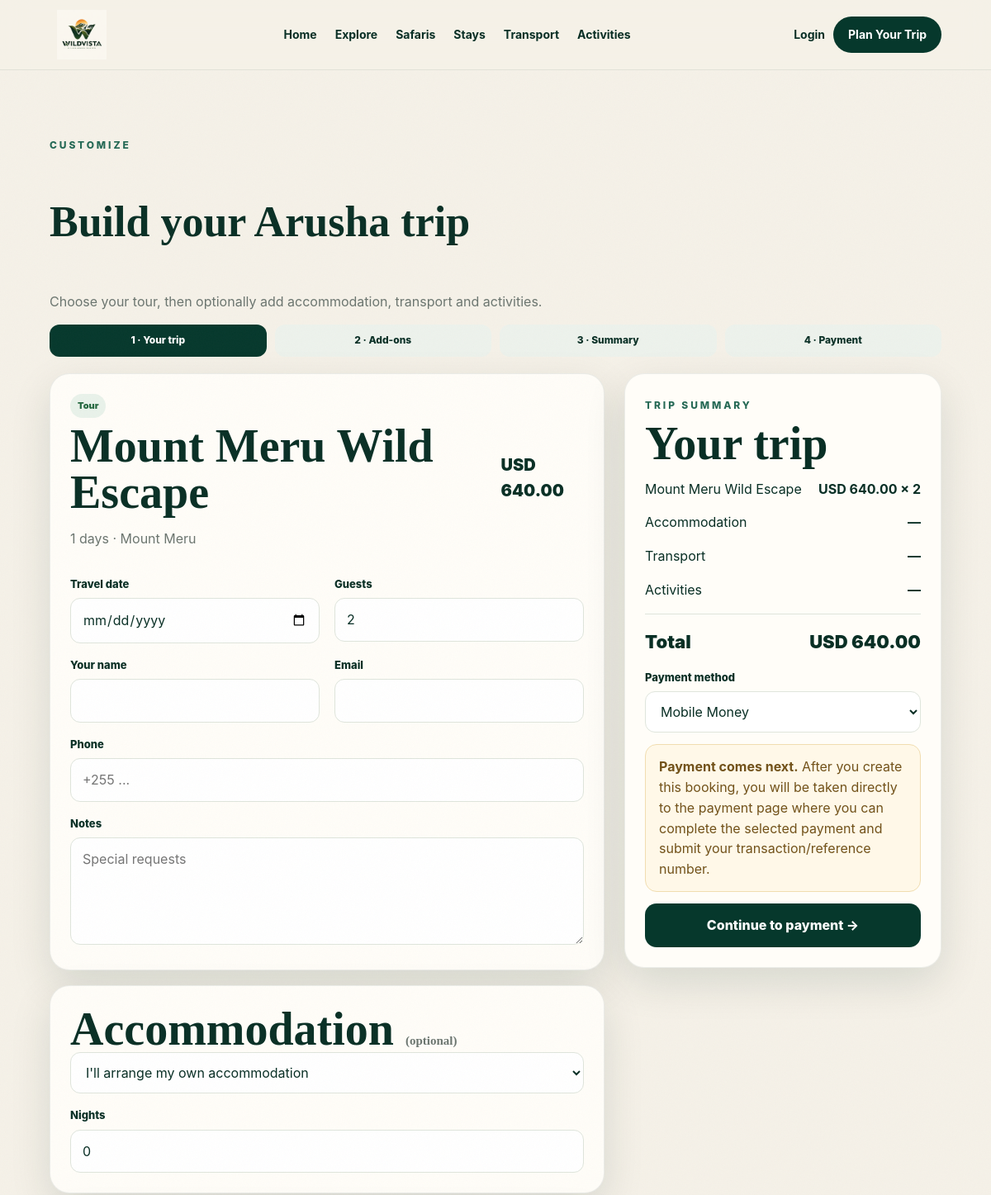
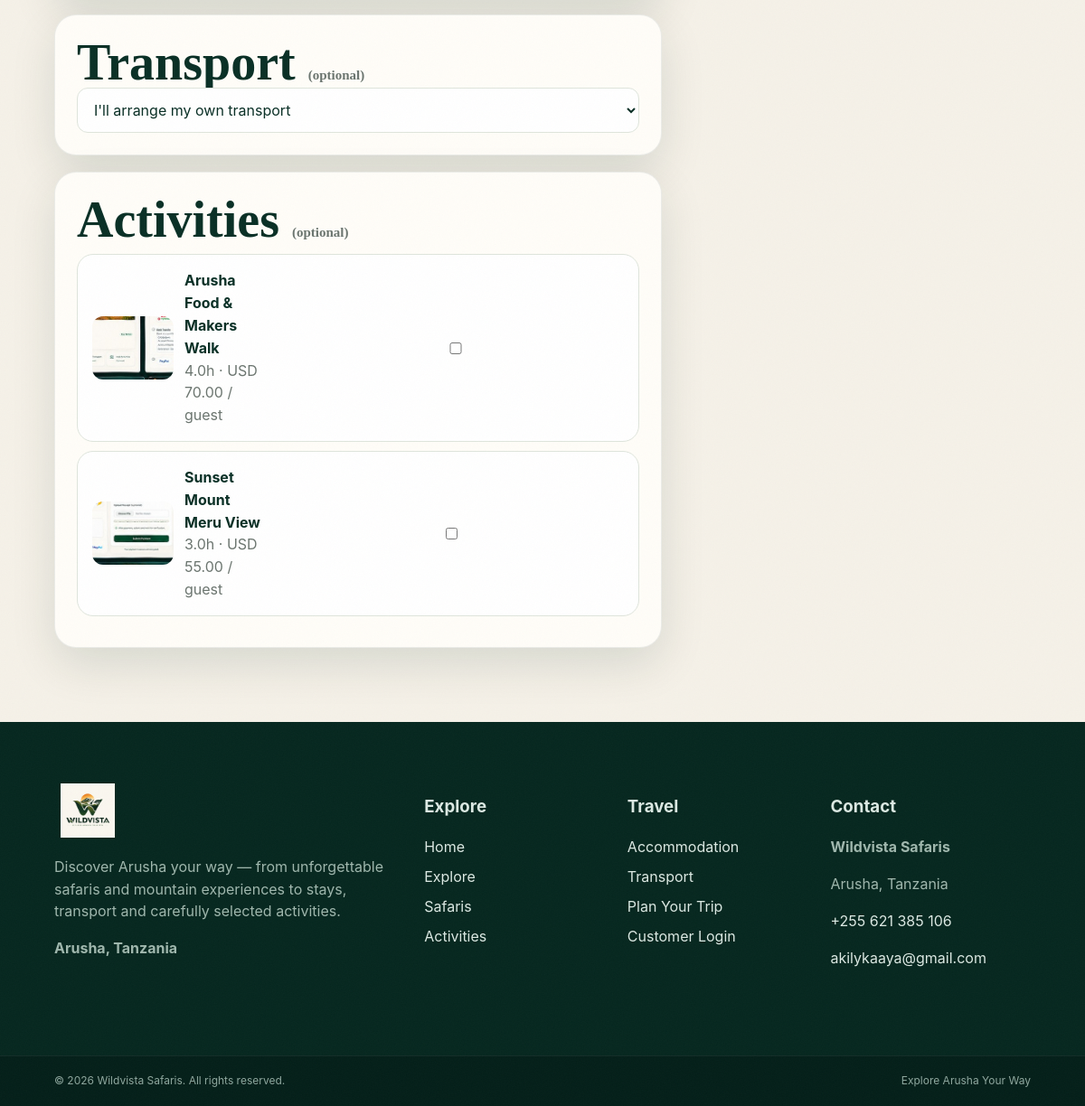
The page /Older/book.php?tour_id=1 on the database its author committed (2 pictures, top to bottom).
### tables this page shows
CREATE TABLE tours (
 id INT AUTO_INCREMENT PRIMARY KEY,
 operator_id INT NULL,
 destination_id INT NULL,
 title VARCHAR(180) NOT NULL,
 slug VARCHAR(200) NOT NULL UNIQUE,
 short_description VARCHAR(255) NOT NULL,
 description TEXT NOT NULL,
 duration_days INT NOT NULL DEFAULT 1,
 base_price DECIMAL(12,2) NOT NULL DEFAULT 0,
 price_type ENUM('per_person','per_group') NOT NULL DEFAULT 'per_person',
 max_guests INT NOT NULL DEFAULT 6,
 image VARCHAR(255) NULL,
 status ENUM('active','pending','draft','rejected') NOT NULL DEFAULT 'pending',
 featured TINYINT(1) NOT NULL DEFAULT 0,
 created_at DATETIME NOT NULL DEFAULT CURRENT_TIMESTAMP,
 FOREIGN KEY(operator_id) REFERENCES users(id) ON DELETE SET NULL,
 FOREIGN KEY(destination_id) REFERENCES destinations(id) ON DELETE SET NULL
);

CREATE TABLE destinations (
 id INT AUTO_INCREMENT PRIMARY KEY,
 name VARCHAR(150) NOT NULL,
 slug VARCHAR(180) NOT NULL UNIQUE,
 description TEXT NOT NULL,
 area VARCHAR(120) NULL,
 image VARCHAR(255) NULL,
 status ENUM('active','pending','draft') NOT NULL DEFAULT 'pending',
 created_by INT NULL,
 created_at DATETIME NOT NULL DEFAULT CURRENT_TIMESTAMP,
 FOREIGN KEY(created_by) REFERENCES users(id) ON DELETE SET NULL
);

CREATE TABLE activities (
 id INT AUTO_INCREMENT PRIMARY KEY,
 operator_id INT NULL,
 name VARCHAR(180) NOT NULL,
 description TEXT NOT NULL,
 duration_hours DECIMAL(5,1) NOT NULL DEFAULT 2,
 price DECIMAL(12,2) NOT NULL DEFAULT 0,
 image VARCHAR(255) NULL,
 status ENUM('active','pending','draft','rejected') NOT NULL DEFAULT 'pending',
 created_at DATETIME NOT NULL DEFAULT CURRENT_TIMESTAMP,
 FOREIGN KEY(operator_id) REFERENCES users(id) ON DELETE SET NULL
);

### Older/app/config/config.php (called while the page is built, shortened)
<?php
function db(): mysqli {
    static $db;
    if ($db instanceof mysqli) return $db;
    $db = new mysqli(DB_HOST, DB_USER, DB_PASS, DB_NAME);
    $db->set_charset('utf8mb4');
    return $db;
}

### Older/app/core/functions.php (called while the page is built, shortened)
<?php
require_once __DIR__ . '/../config/config.php';
function e(?string $v): string { return htmlspecialchars($v ?? '', ENT_QUOTES, 'UTF-8'); }
function url(string $path=''): string { return rtrim(BASE_PATH, '/') . '/' . ltrim($path, '/'); }
function media_url(?string $path): string { $path=trim((string)$path); if($path==='') return url('assets/img/hero-clean2.jpg'); if(preg_match('#^https?://#i',$path)) return $path; return url('assets/img/'.ltrim($path,'/')); }
function current_user(): ?array {
    if (empty($_SESSION['user_id'])) return null;
    $id = (int)$_SESSION['user_id'];
    $st = db()->prepare('SELECT * FROM users WHERE id=? LIMIT 1'); $st->bind_param('i',$id); $st->execute(); $u=$st->get_result()->fetch_assoc();
    return $u ?: null;
}
function money(float $n): string { return CURRENCY.' '.number_format($n,2); }
function query(string $sql, string $types='', array $params=[]): mysqli_result|bool { $st=db()->prepare($sql); if($types){$refs=[];foreach($params as $k=>$_){$refs[$k]=&$params[$k];}array_unshift($refs,$types);$st->bind_param(...$refs);} $st->execute(); return $st->get_result(); }

### Older/book.php (the view, shortened to what this page needs)
<?php
$tourId=(int)($_GET['tour_id']??$_POST['tour_id']??0);
$st=db()->prepare("
    SELECT t.*, d.name destination
    FROM tours t
    LEFT JOIN destinations d ON d.id=t.destination_id
    WHERE t.id=? AND t.status='active'
    LIMIT 1
");
$st->bind_param('i',$tourId);
$st->execute();
$tour=$st->get_result()->fetch_assoc();
$acts=query("SELECT * FROM activities WHERE status='active' ORDER BY name")
    ->fetch_all(MYSQLI_ASSOC);
require __DIR__.'/app/views/header.php';
$default=$u
    ? [
        'name'=>$u['name'],
        'email'=>$u['email'],
        'phone'=>$u['phone']
      ]
    : [
        'name'=>'',
        'email'=>'',
        'phone'=>''
      ];
?>
<section class="section">
<div class="eyebrow" style="color:var(--green)">
    Customize
</div>
<h1 style="font-family:Georgia,serif;font-size:52px">
    Build your Arusha trip
</h1>
<p class="muted">
    Choose your tour, then optionally add accommodation,
    transport and activities.
</p>
<form method="post"
      data-builder
      data-base="<?=e((string)$tour['base_price'])?>">
<div class="steps">
<div class="step active">
    1 · Your trip
</div>
<div class="step">
    2 · Add-ons
</div>
<div class="step">
    3 · Summary
</div>
<div class="step">
    4 · Payment
</div>
</div>
<div class="builder-grid">
<div>
<div class="panel">
<div class="row-between">
<div>
<span class="tag">
    Tour
</span>
<h2 style="margin:6px 0">
    <?=e($tour['title'])?>
</h2>
<p class="muted">
    <?=e((string)$tour['duration_days'])?>
    days ·
    <?=e($tour['destination']??'Arusha')?>
</p>
</div>
<strong class="price">
    <?=money((float)$tour['base_price'])?>
</strong>
</div>
<div class="split">
<div>
<label>Travel date</label>
<input
    type="date"
    name="booking_date"
    required
    min="<?=date('Y-m-d',strtotime('+1 day'))?>">
</div>
<div>
<label>Guests</label>
<input
    type="number"
    name="guests"
    min="1"
    max="<?=$tour['max_guests']?>"
    value="2"
    required>
</div>
</div>
<div class="split">
<div>
<label>Your name</label>
<input
    name="customer_name"
    required
    value="<?=e($default['name'])?>">
</div>
<div>
<label>Email</label>
<input
    type="email"
    name="customer_email"
    required
    value="<?=e($default['email'])?>">
</div>
</div>
<label>Phone</label>
<input
    name="customer_phone"
    value="<?=e($default['phone'])?>"
    placeholder="+255 ...">
<label>Notes</label>
<textarea
    name="notes"
    placeholder="Special requests"></textarea>
</div>
<div class="panel" style="margin-top:18px">
<h2 style="margin-top:0">
    Accommodation
    <span class="muted" style="font-size:15px">
        (optional)
    </span>
</h2>
<select name="accommodation_id" id="accommodation">
<option value="0">
    I'll arrange my own accommodation
</option>
</select>
<label>Nights</label>
<input
    type="number"
    name="nights"
    min="0"
    value="0">
</div>
<div class="panel" style="margin-top:18px">
<h2 style="margin-top:0">
    Transport
    <span class="muted" style="font-size:15px">
        (optional)
    </span>
</h2>
<select name="transport_id">
<option value="0">
    I'll arrange my own transport
</option>
</select>
</div>
<div class="panel" style="margin-top:18px">
<h2 style="margin-top:0">
    Activities
    <span class="muted" style="font-size:15px">
        (optional)
    </span>
</h2>
<?php foreach($acts as $a): ?>
<div class="option"
     data-price="<?=e((string)$a['price'])?>">
<div style="display:flex;gap:12px;align-items:center">
<img
    src="<?=e(media_url($a['image']))?>"
    alt="">
<div>
<strong>
    <?=e($a['name'])?>
</strong>
<div class="muted">
    <?=e((string)$a['duration_hours'])?>h ·
    <?=money((float)$a['price'])?>
    / guest
</div>
</div>
</div>
<input
    type="checkbox"
    name="activities[]"
    value="<?=$a['id']?>">
</div>
<?php endforeach; ?>
</div>
</div>
<div>
<div class="panel sticky-box">
<span class="eyebrow"
      style="color:var(--green)">
    Trip summary
</span>
<h2 style="margin:7px 0">
    Your trip
</h2>
<div class="summary-line">
<span>
    <?=e($tour['title'])?>
</span>
<strong>
    <?=money((float)$tour['base_price'])?>
    ×
    <span data-guests>2</span>
</strong>
</div>
<div class="summary-line">
<span>Accommodation</span>
<strong id="acTotal">—</strong>
</div>
<div class="summary-line">
<span>Transport</span>
<strong id="trTotal">—</strong>
</div>
<div class="summary-line">
<span>Activities</span>
<strong id="actTotal">—</strong>
</div>
<div class="summary-total">
<span>Total</span>
<span data-total>
</span>
</div>
<label>
    Payment method
</label>
<select name="payment_method">
<option value="mobile_money">
    Mobile Money
</option>
</select>
<div class="notice">
<strong>Payment comes next.</strong>
After you create this booking,
you will be taken directly to the
payment page where you can complete
the selected payment and submit your
transaction/reference number.
</div>
<button
    class="btn btn-dark"
    style="width:100%;font-size:16px">
Continue to payment →
</button>
</div>
</div>
</div>
</form>
</section>
<?php require __DIR__.'/app/views/footer.php'; ?>

### assets/css/app.css (style rules this page uses)
:root { --ink:#092f25; --deep:#06382c; --green:#0f5a45; --gold:#dca53a; --cream:#f5f1e8; --paper:#fffdf8; --muted:#6b756f; --line:#dfe5dc; --danger:#b94a44; --success:#3c8b63; --shadow:0 18px 50px rgba(5,45,34,.12); --radius:24px; }
* { box-sizing:border-box; }
html { scroll-behavior:smooth; }
body { margin:0; font-family:Inter,system-ui,-apple-system,BlinkMacSystemFont,"Segoe UI",sans-serif; background:var(--cream); color:var(--ink); line-height:1.55; }
img { max-width:100%; }
button, input, textarea, select { font:inherit; }
button { cursor:pointer; }
.eyebrow { text-transform:uppercase; letter-spacing:.24em; font-size:12px; font-weight:800; opacity:.9; }
.searchbox button, .btn { border:0; cursor:pointer; border-radius:14px; padding:14px 20px; font-weight:800; background:var(--gold); color:#173020; text-decoration:none; display:inline-flex; align-items:center; justify-content:center; transition: transform .2s ease, box-shadow .2s ease; }
.section { padding:82px 5vw; }
.section h2 { font-family:Georgia,serif; font-size:clamp(34px,5vw,56px); line-height:1; margin:0; }
.muted { color:var(--muted); }
.price { font-size:20px; font-weight:900; }
.row-between { display:flex; justify-content:space-between; gap:12px; align-items:center; }
.tag { display:inline-flex; padding:6px 9px; border-radius:999px; font-size:11px; font-weight:900; background:#e9f2ea; color:#24683f; }
label { display:block; font-size:13px; font-weight:800; margin:16px 0 7px; }
input, textarea, select { width:100%; padding:13px 14px; border:1px solid var(--line); border-radius:12px; background:#fff; color:var(--ink); font:inherit; outline:none; transition: border-color .2s, box-shadow .2s; }
textarea { min-height:130px; resize:vertical; }
.btn-dark { background:var(--deep); color:#fff; }
.sticky-box { position:sticky; top:100px; }
.panel { background:var(--paper); border:1px solid rgba(9,47,37,.08); padding:24px; border-radius:24px; box-shadow:var(--shadow); }
.steps { display:grid; grid-template-columns: repeat(4,1fr); gap:10px; margin-bottom:20px; }
.step { padding:10px; border-radius:12px; background:#edf2ec; text-align:center; font-size:12px; font-weight:800; }
.step.active { background:var(--deep); color:white; }
.builder-grid { display:grid; grid-template-columns: 1.4fr .8fr; gap:24px; }
.option { display:flex; justify-content:space-between; gap:16px; padding:16px; border:1px solid var(--line); border-radius:18px; margin:10px 0; align-items:center; background:#fff; }
.option img { width:90px; height:70px; object-fit:cover; border-radius:12px; }
.summary-line { display:flex; justify-content:space-between; gap:15px; padding:8px 0; }
.summary-total { display:flex; justify-content:space-between; font-weight:900; font-size:22px; padding-top:16px; border-top:1px solid var(--line); margin-top:8px; }
.split { display:grid; grid-template-columns: 1fr 1fr; gap:18px; }
.notice { padding:14px 16px; border-radius:14px; background:#fff8e8; border:1px solid #f1ddb0; color:#72521a; margin:14px 0; }

### rows shown on the page
tours: title "Mount Meru Wild Escape", duration_days "1", destination.name "Mount Meru", base_price "USD 640.00"
activities: image (picture), name "Arusha Food & Makers Walk", duration_hours "4.0", price "USD 70.00"
activities: image (picture), name "Sunset Mount Meru View", duration_hours "3.0", price "USD 55.00"
